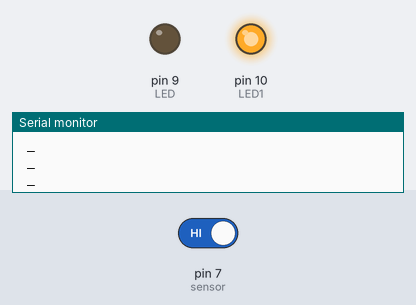
The sketch below on a simulated Arduino Uno, built with avr-gcc and run on an emulated ATmega328P. On the bench: output pins drawn as LEDs (lit = HIGH), the last lines printed to the serial monitor. Inputs (shaded band) come from the test bench; at power-on: pin 7 (sensor) HIGH. The modem accepts every AT command (registered, SIM ready, sends succeed) and sends nothing else.

Above: at 2.2 s.
2.3 s: pin 7 (sensor) driven LOW
At 3.0 s:
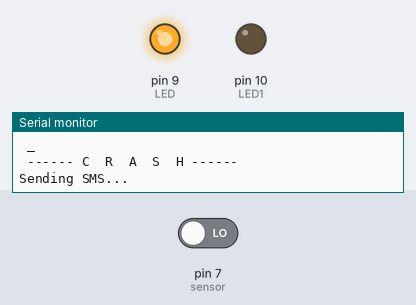
3.9 s: pin 7 (sensor) driven HIGH
At 7.8 s:
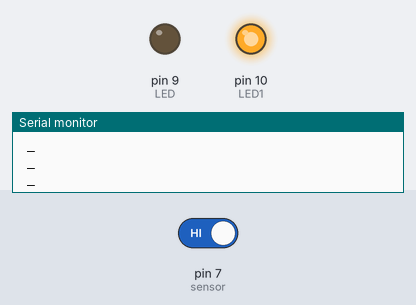
Timing chart, 0 to 9.3 s (numbered marks = the images above; inputs shaded):
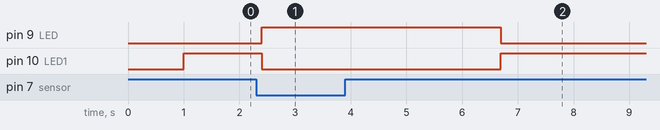

Measured:
- after the input at 2.3 s, pin 9 (LED): LOW → HIGH after 0.10 s; pin 10 (LED1): HIGH → LOW after 0.10 s
- after the input at 3.9 s, pin 9 (LED): HIGH → LOW after 2.8 s; pin 10 (LED1): LOW → HIGH after 2.8 s

The sketch:

Tester_CrashSensAndGSM.ino
```cpp
#include <SoftwareSerial.h>

int LED = 9;     // Led conectat la pinul 9 ( ledul activ in cazul impactului)
int LED1 = 10;   // Led conectat la pinul 10 (ledul activ cand senzorul nu este actionat)

int sensor = 7;  // Pinul de intrare in Arduino ( pinul 'out' de la senzor)
bool out = HIGH;  // HIGH - nu detecteaza obstacol

#define numar 0757

SoftwareSerial GSM(2, 3); // GSM TX-RX


void setup()
{
	pinMode(LED, OUTPUT);
	pinMode(LED1, OUTPUT);
	pinMode(sensor, INPUT);

	Serial.begin(9600);
	GSM.begin(9600);

	delay(1000); //Pentru initializare modul GSM
}

void loop()
{
	out = digitalRead(sensor);

	if (out == LOW)
	{
		Serial.println(" ------ C  R  A  S  H ------");
		digitalWrite(LED, HIGH);
		digitalWrite(LED1, LOW);

		sendAlert();
	}
	else
	{
		digitalWrite(LED, LOW);
		digitalWrite(LED1, HIGH);
		Serial.println(" _ ");
	}
	delay(200);
}

void sendAlert(void)
{
	Serial.println("Sending SMS...");

	//Set SMS format to ASCII
	GSM.write("AT+CMGF=1\r\n");
	delay(1000);

	//Send new SMS command and message number
	GSM.write("AT+CMGS=\"07577\"\r\n");
	delay(1000);

	//Send SMS content
	GSM.write("A avut loc un accident si este nevoie urgenta de ajutor"); //eventual pune si un GPS si trimite coordonatele prin mesaj :P
	delay(1000);

	//Send Ctrl+Z / ESC to denote SMS message is complete
	GSM.write((char)26);
	delay(1000);

	Serial.println("SMS Sent!");
}
```
